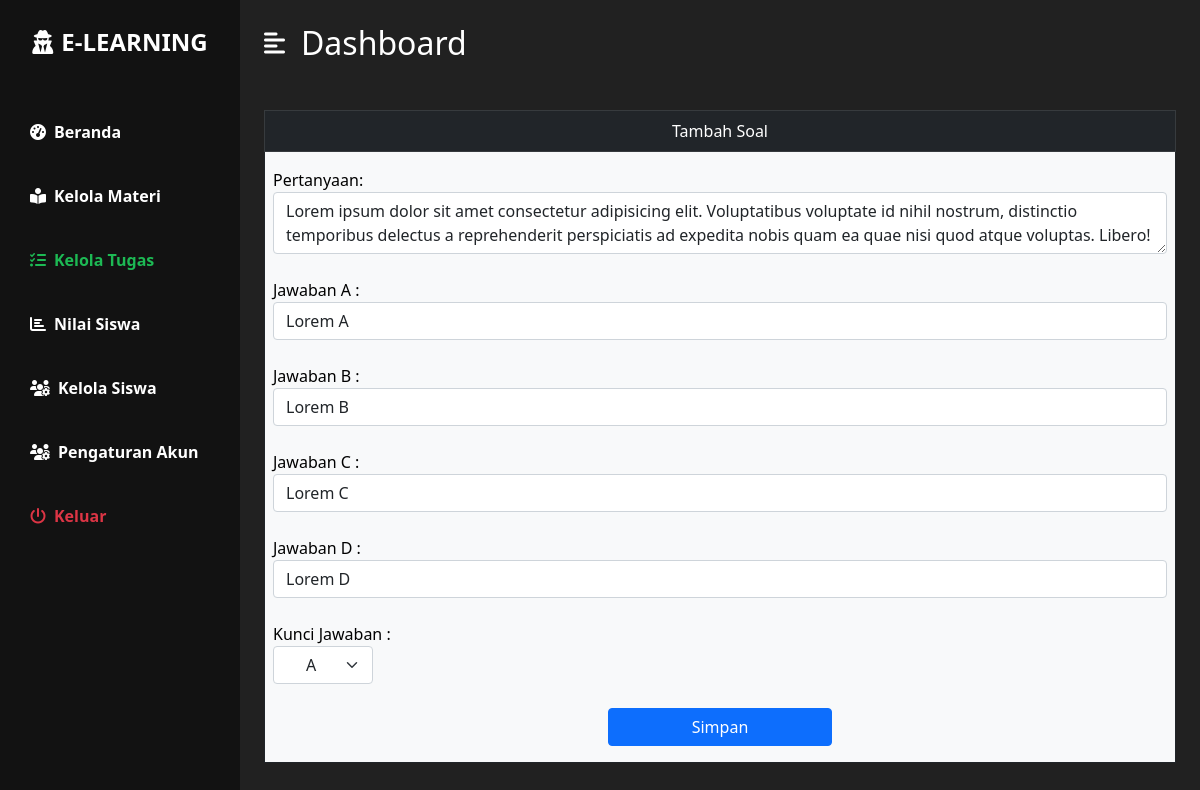
Page /guru/editSoal.php?id_soal=13 (signed in) on the committed database.
### tables this page shows
CREATE TABLE `soal` (
  `id_soal` int(5) NOT NULL,
  `id_tugas` int(11) NOT NULL,
  `soal` text NOT NULL,
  `gambar` varchar(100) NOT NULL,
  `pil_a` text NOT NULL,
  `pil_b` text NOT NULL,
  `pil_c` text NOT NULL,
  `pil_d` text NOT NULL,
  `jawaban` varchar(1) NOT NULL,
  `tgl_dibuat` date NOT NULL
);

### guru/editSoal.php (the view, shortened to what this page needs)
<?php
    require 'function/session.php';
    $id_soal = $_GET['id_soal'];
    $readSoal = mysqli_query($koneksi, "SELECT * FROM soal WHERE id_soal='$id_soal'");
    $soal = mysqli_fetch_array($readSoal);
?>
<!DOCTYPE html>
<html lang="en">
<head>
    <link rel="stylesheet" type="text/css" href="../css/bootstrap.css">
    <link rel="stylesheet" href="../css/styles.css" />
</head>
<body>
    <div class="d-flex" id="wrapper">
        <div class="bg-3" id="sidebar-wrapper">
            <div class="sidebar-heading text-center py-4 warna-1 fs-4 fw-bold text-uppercase">
                <i class="fas fa-user-secret me-2"></i>E-Learning</div>
            <div class="list-group list-group-flush my-3">
                <a href="index.php" class="list-group-item list-group-item-action bg-transparent fw-bold warna-1">
                    <i class="fas fa-tachometer-alt me-2"></i>Beranda</a>
                <a href="materi.php" class="list-group-item list-group-item-action bg-transparent warna-1 fw-bold">
                    <i class="fas fa-book-reader me-2"></i>Kelola Materi</a>
                <a href="tugas.php" class="list-group-item list-group-item-action bg-transparent warna-1 fw-bold active-bar">
                    <i class="fas fa-tasks me-2"></i>Kelola Tugas</a>
                <a href="nilai.php" class="list-group-item list-group-item-action bg-transparent warna-1 fw-bold">
                    <i class="fas fa-chart-bar me-2"></i>Nilai Siswa</a>
                <a href="siswa.php" class="list-group-item list-group-item-action bg-transparent warna-1 fw-bold">
                    <i class="fas fa-users-cog me-2"></i>Kelola Siswa</a>
                <a href="setting.php" class="list-group-item list-group-item-action bg-transparent warna-1 fw-bold">
                    <i class="fas fa-users-cog me-2"></i>Pengaturan Akun</a>
                <a href="../logout.php" class="list-group-item list-group-item-action bg-transparent text-danger fw-bold"
                onclick="return confirm('Keluar ?')">
                    <i class="fas fa-power-off me-2"></i>Keluar</a>
            </div>
        </div>
        <div id="page-content-wrapper">
            <nav class="navbar navbar-expand-lg navbar-light bg-2 py-4 px-4">
                <div class="d-flex align-items-center">
                    <i class="fas fa-align-left warna-1 fs-4 me-3" id="menu-toggle"></i>
                    <h2 class="fs-2 m-0 warna-1">Dashboard</h2>
                </div>
            </nav>
            <div class="container-fluid px-4">
                <div class="row my-2">
                    <div class="table-responsive-xxl mt-3">
                        <table class="table table-bordered table-light border-dark align-middle mx-auto">
                            <tr class="table-dark text-center">
                                <td colspan="2">Tambah Soal</td>
                            </tr>
                            <tr>
                                <td colspan="2">
                                    <div class="my-2">
                                    <form action="" method="post" enctype="multipart/form-data">
                                    <?php
                                    echo '
                                        Pertanyaan: <textarea name="soal" class="form-control w-100">'.$soal["soal"].'</textarea><br>
                                        Jawaban A : <input type="text" name="a" class="form-control" value="'.$soal["pil_a"].'"><br>
                                        Jawaban B : <input type="text" name="b" class="form-control" value="'.$soal["pil_b"].'"><br>
                                        Jawaban C : <input type="text" name="c" class="form-control" value="'.$soal["pil_c"].'"><br>
                                        Jawaban D : <input type="text" name="d" class="form-control" value="'.$soal["pil_d"].'"><br>
                                        <label>Kunci Jawaban :</label>
                                            <select name="jawaban"  class="form-select text-center" style="width: 100px;">
                                                <option value="A">A</option>
                                                <option value="B">B</option>
                                                <option value="C">C</option>
                                                <option value="D">D</option>
                                            </select><br>
                                        <div class="text-center">
                                            '?><button type="submit" name="editSoal" class="btn btn-primary w-25" onclick="return confirm('Edit soal?')">Simpan</button><?php echo '
                                        </div>
                                    ';
                                    ?>
                                    </form>
                                    </div>
                                </td>
                            </tr>
                        </table>
                    </div>
                </div>
            </div>
        </div>
    </div>
</body>
</html>

### css/styles.css (style rules this page uses)
.warna-1 { color: #fff; }
.bg-2 { background-color: #212121; }
.bg-3 { background-color: #121212; }
.active-bar { color: #1db954; }
#wrapper { overflow-x: hidden; background-color: #212121; }
#sidebar-wrapper { min-height: 100vh; margin-left: -15rem; -webkit-transition: margin 0.25s ease-out; -moz-transition: margin 0.25s ease-out; -o-transition: margin 0.25s ease-out; transition: margin 0.25s ease-out; }
#sidebar-wrapper .sidebar-heading { padding: 0.875rem 1.25rem; font-size: 1.2rem; }
#sidebar-wrapper .list-group { width: 15rem; }
#page-content-wrapper { min-width: 100vw; }
#menu-toggle { cursor: pointer; }
.list-group-item { border: none; padding: 20px 30px; }
@media (min-width: 768px) { #sidebar-wrapper { margin-left: 0; } }
@media (min-width: 768px) { #page-content-wrapper { min-width: 0; width: 100%; } }

### rows in the picture
soal: soal "Lorem ipsum dolor sit amet consectetur adipisicing elit. Voluptatibus voluptate id nihil nostrum, distinctio temporibus delectus a reprehenderit perspiciatis ad expedita nobis quam ea quae nisi quod atque voluptas. Libero!", a "Lorem A", b "Lorem B", c "Lorem C", d "Lorem D"
